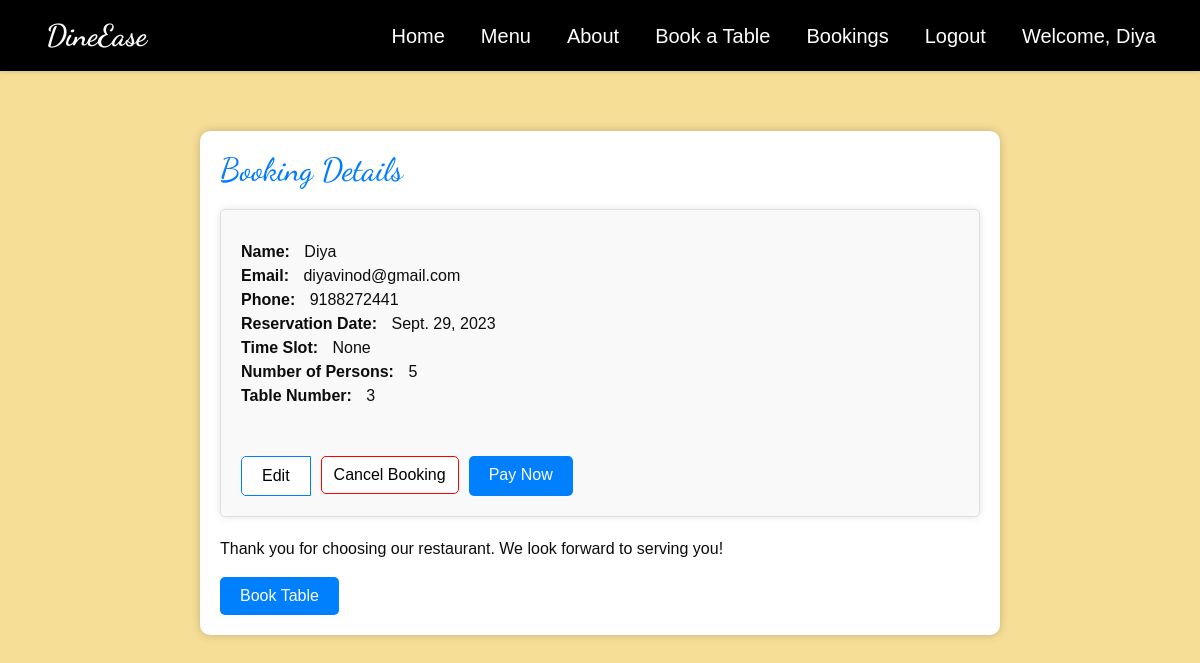
The page /booking_confirm/ (signed in) on the database as committed earlier.
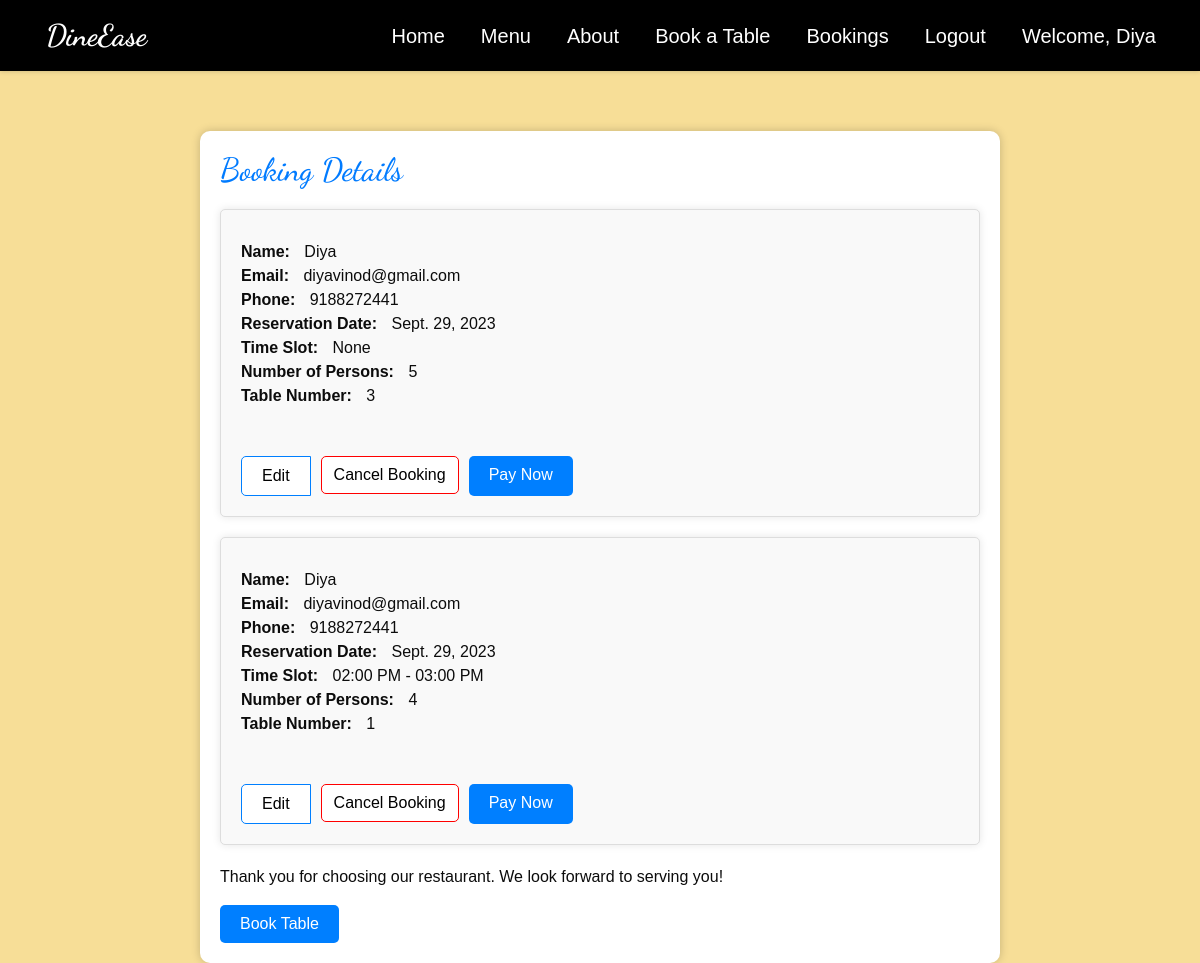
The same page on the database as committed later.
### home/models.py (models this page shows, shortened)
class Reservation(models.Model):
    reservation_id = models.CharField(max_length=20, primary_key=True,default=None)
    name = models.CharField(max_length=100)
    phone = models.CharField(max_length=15)
    email = models.EmailField()
    num_of_persons = models.PositiveIntegerField()
    time_slot = models.CharField(max_length=20, null=True, blank=True)  # Add the time_slot field
    table_id = models.ForeignKey('home.tables', on_delete=models.CASCADE,null=True)  # Use string reference
    reservation_date = models.DateField()
    is_active = models.BooleanField(default=True)
    menu_name = models.CharField(max_length=100, null=True, blank=True)
    menu_price = models.FloatField(null=True, blank=True)

class tables(models.Model):
    tab_id = models.CharField(max_length=20, primary_key=True)
    desc = models.CharField(max_length=300)
    def __str__(self):
        return self.tab_id

### home/views.py (the view)
# urls.py: path('booking_confirm/',booking_confirm, name='booking_confirm'),
@login_required
def booking_confirm(request, menu_id=None):
    if menu_id is not None:
        menu_item = get_object_or_404(menus, id=menu_id)
        context = {'menu_item': menu_item}
    else:
        bookings = Reservation.objects.filter(email=request.user.email)
        context = {'bookings': bookings}
    return render(request, 'booking_confirm.html', context)

### templates/booking_confirm.html (shortened to what this page needs)
{% load static %}
<!DOCTYPE html>
<html lang="en">
<head>
    <link rel="stylesheet" type="text/css" href="{% static 'css/bootstrap.css' %}" />
    <link rel="stylesheet" type="text/css" href="https://cdnjs.cloudflare.com/ajax/libs/OwlCarousel2/2.3.4/assets/owl.carousel.min.css" />
    <link rel="stylesheet" href="https://cdnjs.cloudflare.com/ajax/libs/jquery-nice-select/1.1.0/css/nice-select.min.css" />
    <link href="{% static 'css/font-awesome.min.css' %}" rel="stylesheet" />
    <link href="{% static 'css/style.css' %}" rel="stylesheet" />
    <link href="{% static 'css/responsive.css' %}" rel="stylesheet" />
</head>
<body>
    <nav class="navbar navbar-expand-lg navbar-light">
          <a class="navbar-brand" href="{% url '' %}">DineEase</a>
          <div class="collapse navbar-collapse ml-auto" id="navbarNav">
            <ul class="navbar-nav">
                <li class="nav-item">
                    <a class="nav-link" href="{% url '' %}">Home</a>
                </li>
                <li class="nav-item">
                    <a class="nav-link" href="{% url 'menu' %}">Menu</a>
                </li>
                <li class="nav-item">
                    <a class="nav-link" href="{% url 'about' %}">About</a>
                </li>
                <li class="nav-item">
                    <a class="nav-link" href="{% url 'add_reservation' %}">Book a Table</a>
                </li>
                <li class="nav-item active">
                    <a class="nav-link" href="{% url 'booking_confirm' %}">Bookings</a>
                </li>
                <li class="nav-item">
                    {% if user.is_authenticated %}
                        <a class="nav-link" href="{% url 'loggout' %}">Logout</a>
                    {% else %}
                        <a class="nav-link" href="{% url 'loginn' %}">Login</a>
                    {% endif %}
                </li>
                <li class="nav-item">
                    <a class="nav-link" href="#">Welcome, {{ user.name }}</a>
                </li>
            </ul>
        </div>
  </nav>
    <div class="container">
        <h2>Booking Details</h2>
    {% if bookings %}
        {% for booking in bookings %}
        {% if booking.is_active %}
        <div class="booking-card">
            <div class="booking-details">
                <strong>Name:</strong> {{ booking.name }}<br>
                <strong>Email:</strong> {{ booking.email }}<br>
                <strong>Phone:</strong> {{ booking.phone }}<br>
                <strong>Reservation Date:</strong> {{ booking.reservation_date }}<br>
                <strong>Time Slot:</strong> {{ booking.time_slot }}<br>
                <strong>Number of Persons:</strong> {{ booking.num_of_persons }}<br>
                <strong>Table Number:</strong> {{ booking.table_id }}<br><br>
            </div><br>
            <div class="btn-group" role="group">
                <a href="{% url 'edit_reservation' booking.reservation_id %}" class="btn btn-primary">Edit</a>
                <form method="post" action="{% url 'cancel_reservation' booking.reservation_id %}">
                    <button type="button" class="btn btn-danger" onclick="confirmCancellation()">Cancel Booking</button>
                </form>
                <a href="{% url 'payment' %}" class="btn-primary2">Pay Now</a>
            </div>
        </div>
        {% endif %}
        {% endfor %}
        <p>Thank you for choosing our restaurant. We look forward to serving you!</p>
                <a href="{% url 'add_reservation' %}" class="btn-primary2">Book Table</a>
        {% else %}
        <p>No booking yet</p>
        <p>Please click the button to Book Your Table</p>
    {% endif %}
    </div>
</body>
</html>

Rows that differ between the two databases and show on the page:
added Reservation: name "Diya", email "diyavinod@gmail.com", phone "9188272441", reservation_date "Sept. 29, 2023", time_slot "02:00 PM - 03:00 PM", num_of_persons "4", table_id "1"
